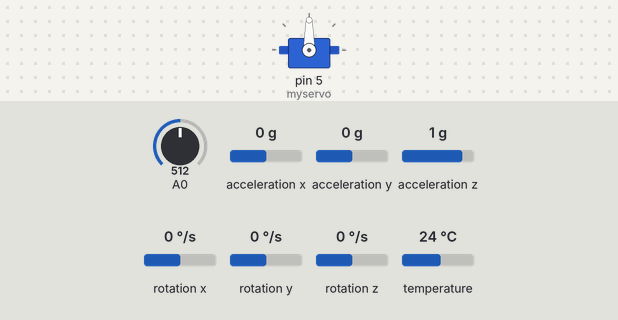
A sketch run on a simulated Arduino Mega 2560, built with avr-gcc and run on an emulated ATmega2560. On the bench: servo. Inputs (shaded band) come from the test bench; at power-on: acceleration y 0 g, A0 = 512, rotation x 0 °/s, acceleration x 0 g, acceleration z 1 g, rotation y 0 °/s, rotation z 0 °/s, temperature 24 °C. What the sketch prints to the serial monitor is not drawn.

Above: at 2.2 s.
2.3 s: acceleration y set to -1.4 g
At 4.7 s:
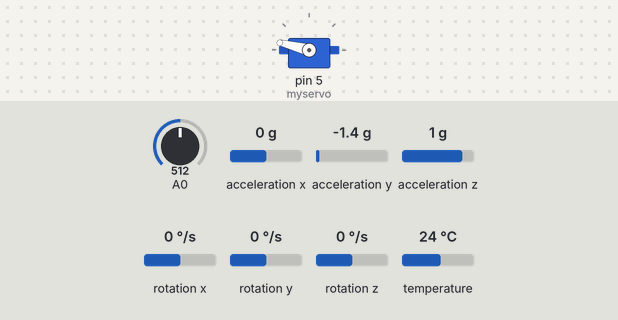
5.3 s: A0 set to 306
At 6.0 s:
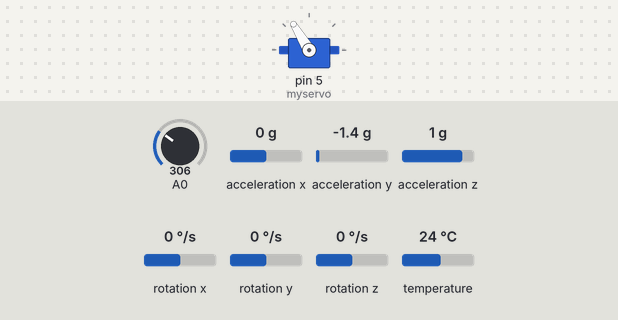
6.9 s: acceleration y set to 0.8 g
At 9.1 s:
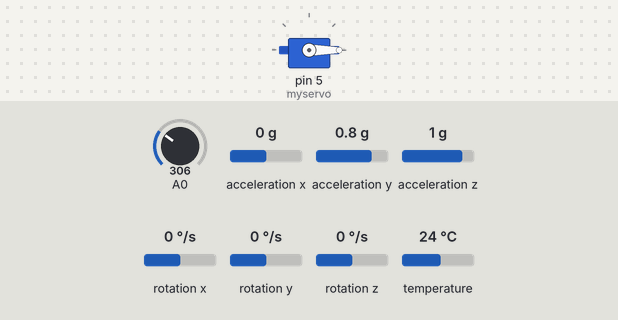
9.9 s: rotation x set to -192 °/s
At 10.39 s:
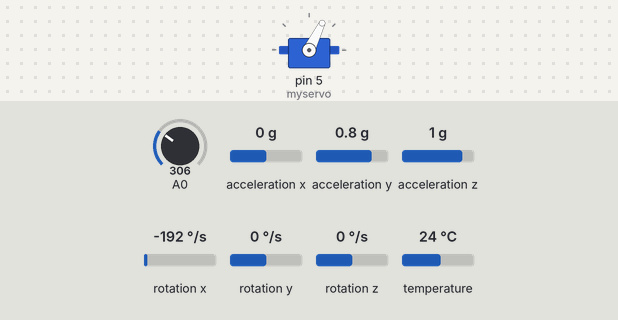
12.9 s: rotation x set to 3 °/s
At 13.38 s:
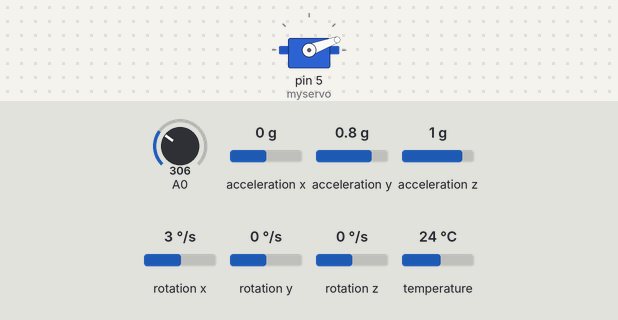
15.9 s: A0 set to 716
At 17.4 s:
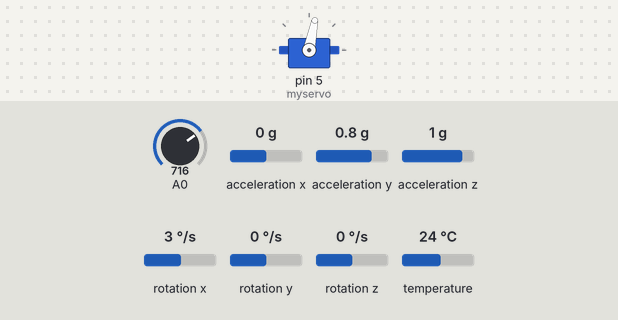
Timing chart, 0 to 18.5 s (numbered marks = the images above; inputs shaded):
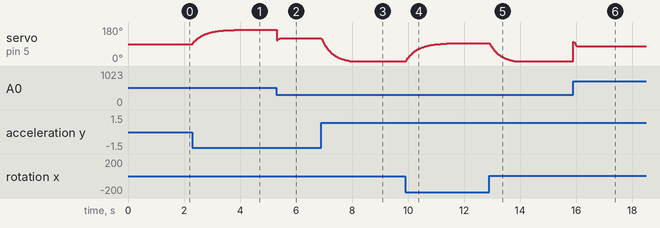

Measured:
- after the input at 2.3 s, servo on pin 5 (myservo): moves from 90° to 166° over 1.8 s, starting at once
- after the input at 5.3 s, servo on pin 5 (myservo): 166° → 121° at once
- after the input at 6.9 s, servo on pin 5 (myservo): moves from 121° to 0° over 1.0 s, starting at once
- after the input at 9.9 s, servo on pin 5 (myservo): moves from 0° to 95° over 2.0 s, starting at once
- after the input at 12.9 s, servo on pin 5 (myservo): moves from 95° to 0° over 0.87 s, starting at once
- after the input at 15.9 s, servo on pin 5 (myservo): 0° → 79° at once

The sketch:

realimentacion.ino
```cpp
// Basic demo for accelerometer readings from Adafruit MPU6050

#include <Adafruit_MPU6050.h>
#include <Adafruit_Sensor.h>
#include <Wire.h>
#include <math.h>
#include <Servo.h>
#define DELTA 0.02
#define ALFA 0.05
#define MAX_ABS 45

//Adafruit_ADXL345_Unified accel = Adafruit_ADXL345_Unified(12345);
Servo myservo;
Adafruit_MPU6050 mpu;

void mover_servo(float grados);
float estimar_angulo_accel(float accel_z, float accel_y);
float observador(float u, float angulo_medido);
float observador_sesgo(float u, float velocidad_medido, float angulo_medido);

void matlab_send(float dato1, float dato2, float dato3, float dato4, float dato5, float dato6, float dato7);

void setup(void) {
  Serial.begin(115200);


  // Try to initialize!
  if (!mpu.begin()) {
    Serial.println("Failed to find MPU6050 chip");
    while (1) {
      delay(10);
    }
  }

  mpu.setAccelerometerRange(MPU6050_RANGE_8_G);
  mpu.setGyroRange(MPU6050_RANGE_500_DEG);
  mpu.setFilterBandwidth(MPU6050_BAND_44_HZ);

  //Init servo
  myservo.attach(5, 500, 2500);  //500 -> 0, 2500->180
  mover_servo(0);

  //Potenciometro
  pinMode(A0, INPUT);


  delay(1000);
}

float angulo_estimado_print = 0;
float velocidad_estimado_print = 0;
float sesgo_estimado_print = 0;

void loop() {

  static float ref = 0;
  static float angulo = 0;
  static float angulo_gyro = 0;
  static float angulo_accel = 0;

  static float u = 0;

  unsigned long t1 = micros();

  /* Get new sensor events with the readings */
  sensors_event_t a, g, temp;
  mpu.getEvent(&a, &g, &temp);

  float accel_z = a.acceleration.z;
  float accel_y = a.acceleration.y;
  float gyro_x = g.gyro.x;

  angulo_gyro = estimar_angulo_gyro(gyro_x, angulo);
  angulo_accel = estimar_angulo_accel(accel_z, accel_y);

  angulo = (1 - ALFA) * angulo_gyro + ALFA * angulo_accel; // en radianes

  //Referencia
  ref = analogRead(A0)*(2*0.52/1024.0) - 0.52;
  //ref = 0;

  observador_sesgo(u, gyro_x, angulo);
  //observador(u, angulo);
  u = control_realim(ref, angulo_estimado_print, velocidad_estimado_print);

  mover_servo(u);

  //Datos
  matlab_send(angulo, angulo_estimado_print, gyro_x, velocidad_estimado_print, ref, sesgo_estimado_print, 0);

  unsigned long t2 = micros();

  unsigned long diff = t2 - t1;
  unsigned long diffUS = diff % 1000;

  delay(20 - (diff - diffUS) / 1000);
  delayMicroseconds(diffUS);
}

void mover_servo(float grados) {

  float g = 0;

  g = grados;

  if(g > 0.7) g = 0.7;
  if(g < -0.7) g = -0.7;

  float pwm = 0;
  pwm = (grados * 2000.0 / 3.14) + 1500;
  myservo.writeMicroseconds(pwm);
}

void matlab_send(float dato1, float dato2, float dato3, float dato4, float dato5, float dato6, float dato7) {
  Serial.write("abcd");
  byte *b = (byte *)&dato1;
  Serial.write(b, 4);
  b = (byte *)&dato2;
  Serial.write(b, 4);
  b = (byte *)&dato3;
  Serial.write(b, 4);
  b = (byte *)&dato4;
  Serial.write(b, 4);
  b = (byte *)&dato5;
  Serial.write(b, 4);
  b = (byte *)&dato6;
  Serial.write(b, 4);
  b = (byte *)&dato7;
  Serial.write(b, 4);

  //etc con mas datos tipo float. Tambien podría pasarse como parámetro a esta funcion un array de floats.
}


float estimar_angulo_gyro(float gyro, float angulo_prev) {
  return (angulo_prev + gyro * DELTA);
}

float estimar_angulo_accel(float accel_z, float accel_y) {
  float anguloRadianes = atan2(accel_y, accel_z);
  return anguloRadianes;
}

float observador(float u, float angulo_medido){
  // las variables de las matrices discretizadas
  #define a11 1
  #define a12 0.02
  #define a21 -3.09
  #define a22 0.5028
  #define b11 0
  #define b12 1.2978
  #define L11 0.5308
  #define L12 -3.0759

  static float angulo = 0;
  static float velocidad = 0;
  static float velocidad_estimado = 0;
  static float angulo_estimado = 0;

  // X(k+1)=A X(k) + X(K) U
  angulo_estimado = a11 * angulo_estimado + a12 * velocidad_estimado + L11 * (angulo_medido - angulo_estimado) + b11 * u; // es el mismo error para ambos pero se multuplica por cosas dferentes
  velocidad_estimado = a21 * angulo_estimado + a22 * velocidad_estimado + L12 * (angulo_medido - angulo_estimado) + b12 * u;

  angulo_estimado_print = angulo_estimado;
  velocidad_estimado_print = velocidad_estimado;

  return 0;
  //return (-L11 * angulo_estimado);

}

float observador_sesgo(float u, float velocidad_medido, float angulo_medido){
  // las variables de las matrices discretizadas
#define a11 1
#define a12 0.02
#define a13 0
#define a21 -3.09
#define a22 0.5028
#define a23 0
#define a31 0
#define a32 0
#define a33 1

#define b11 0
#define b21 1.2978
#define b31 0

#define L11 0.4911
#define L21 -3.085
#define L31  0.288

#define L12 0.0001
#define L22 0.0007
#define L32 0.53


  static float angulo = 0;
  static float velocidad = 0;
  static float velocidad_estimado = 0;
  static float angulo_estimado = 0;
  static float sesgo_estimado = 0;

  // Salida estimada
  float salida_estimada = velocidad_estimado + sesgo_estimado;

  // Error entre la medida y la estimación
  float error = velocidad_medido - salida_estimada;

  float error_pos = angulo_medido - angulo_estimado;

  // X(k+1)=A X(k) + X(K) U
  angulo_estimado = a11 * angulo_estimado + a12 * velocidad_estimado + a13 * sesgo_estimado + L11*error_pos + L12 * error + b11 * u;
  velocidad_estimado = a21 * angulo_estimado + a22 * velocidad_estimado + a23 * sesgo_estimado+ L21*error_pos + L22 * error + b21 * u;
  sesgo_estimado = a31 * angulo_estimado + a32 * velocidad_estimado + a33 * sesgo_estimado + L31*error_pos +L32 * error + b31 * u;


  angulo_estimado_print = angulo_estimado;
  velocidad_estimado_print = velocidad_estimado+sesgo_estimado;
  sesgo_estimado_print = sesgo_estimado;

  return 0;
  //return (-L11 * angulo_estimado);

}

float control_realim(float r, float x1, float x2){

#define A11 1.0
#define A12 0.02
#define A21 -4.5905
#define A22 0.3940

#define B1 0
#define B2 1.2978

#define F 4.72

#define K1 -2.3383
#define K2 -0.01563

float u = 0;
u = K1*x1 + K2*x2 + r*F;

return u;

}
```
